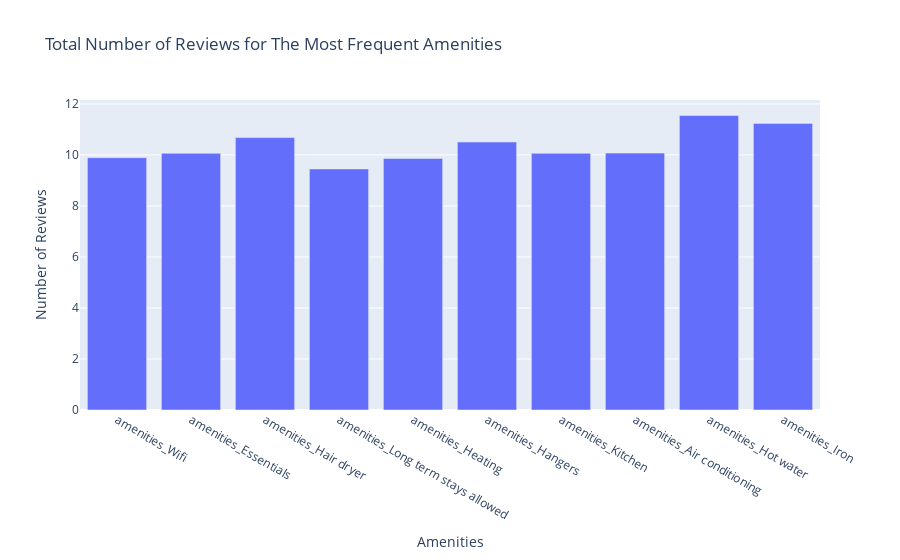

Notebook code cell kept with this figure:
### Code cell
amenities = {}
for c in df.columns:
	if "amenities" in c: 
		amenities[c] = df[c].value_counts()[1]
amenities_list = sorted(amenities, key=amenities.get, reverse=True)[:10]
amenities = {c:df.groupby(c)['number_of_reviews_ltm'].mean()[1] for c in amenities_list}
fig = px.bar(x = amenities.keys(), y = amenities.values(), title = "Total Number of Reviews for The Most Frequent Amenities", labels={
	"y": "Number of Reviews",
	"x": "Amenities"
})
fig.show()

### Figure 1 — Plotly figure (JSON) as saved in the notebook; plotly's stock layout.template omitted (floating-point values rounded to 4 significant figures)
{"data": [{"alignmentgroup": "True", "hovertemplate": "Amenities=%{x}<br>Number of Reviews=%{y}<extra></extra>", "legendgroup": "", "marker": {"color": "#636efa", "pattern": {"shape": ""}}, "name": "", "offsetgroup": "", "orientation": "v", "showlegend": false, "textposition": "auto", "type": "bar", "x": ["amenities_Wifi", "amenities_Essentials", "amenities_Hair dryer", "amenities_Long term stays allowed", "amenities_Heating", "amenities_Hangers", "amenities_Kitchen", "amenities_Air conditioning", "amenities_Hot water", "amenities_Iron"], "xaxis": "x", "y": [9.893, 10.06, 10.68, 9.452, 9.862, 10.51, 10.06, 10.07, 11.55, 11.24], "yaxis": "y"}], "layout": {"barmode": "relative", "legend": {"tracegroupgap": 0}, "title": {"text": "Total Number of Reviews for The Most Frequent Amenities"}, "xaxis": {"anchor": "y", "domain": [0, 1], "title": {"text": "Amenities"}}, "yaxis": {"anchor": "x", "domain": [0, 1], "title": {"text": "Number of Reviews"}}}}
